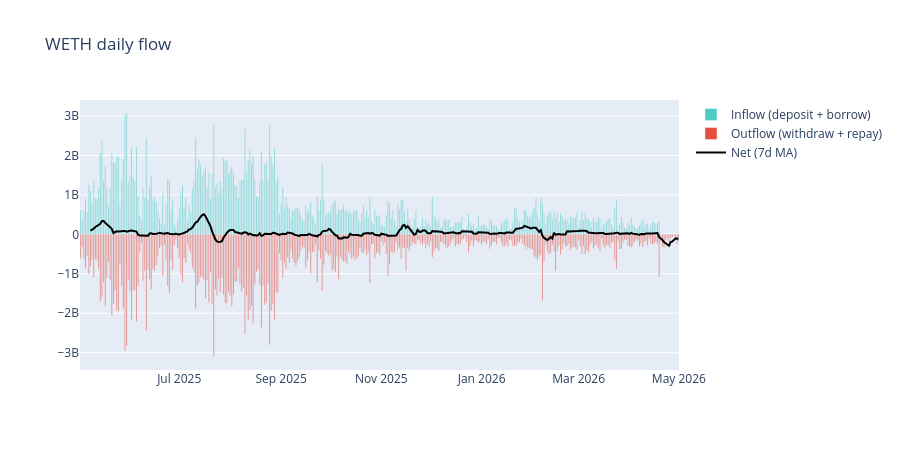

Notebook code for this chart:
### Code cell
# Daily flow (deposits + borrows in vs withdraws + repays out) — net flow
flow = snaps.copy()
flow['inflow']  = flow['dailyDepositUSD']  + flow['dailyBorrowUSD']
flow['outflow'] = flow['dailyWithdrawUSD'] + flow['dailyRepayUSD']
flow['net']     = flow['inflow'] - flow['outflow']

fig = go.Figure()
fig.add_trace(go.Bar(x=flow['date'], y=flow['inflow'],  name='Inflow (deposit + borrow)', marker_color='#4ecdc4'))
fig.add_trace(go.Bar(x=flow['date'], y=-flow['outflow'], name='Outflow (withdraw + repay)', marker_color='#e74c3c'))
fig.add_trace(go.Scatter(x=flow['date'], y=flow['net'].rolling(7).mean(),
                         name='Net (7d MA)', line=dict(color='black', width=2)))
fig.update_layout(barmode='relative', height=450,
                  title=f'{top_symbol} daily flow', hovermode='x unified')
fig.show()

### Figure 1 — Plotly figure (JSON) as saved in the notebook; plotly's stock layout.template omitted (floating-point values rounded to 4 significant figures; data arrays with more than 128 entries replaced by an {"elided": "..."} marker saying what was removed)
{"data": [{"marker": {"color": "#4ecdc4"}, "name": "Inflow (deposit + borrow)", "type": "bar", "x": {"elided": "365 str values"}, "y": {"elided": "365 float values"}}, {"marker": {"color": "#e74c3c"}, "name": "Outflow (withdraw + repay)", "type": "bar", "x": {"elided": "365 str values"}, "y": {"elided": "365 float values"}}, {"line": {"color": "black", "width": 2}, "name": "Net (7d MA)", "type": "scatter", "x": {"elided": "365 str values"}, "y": {"elided": "365 float values"}}], "layout": {"barmode": "relative", "height": 450, "hovermode": "x unified", "title": {"text": "WETH daily flow"}}}
